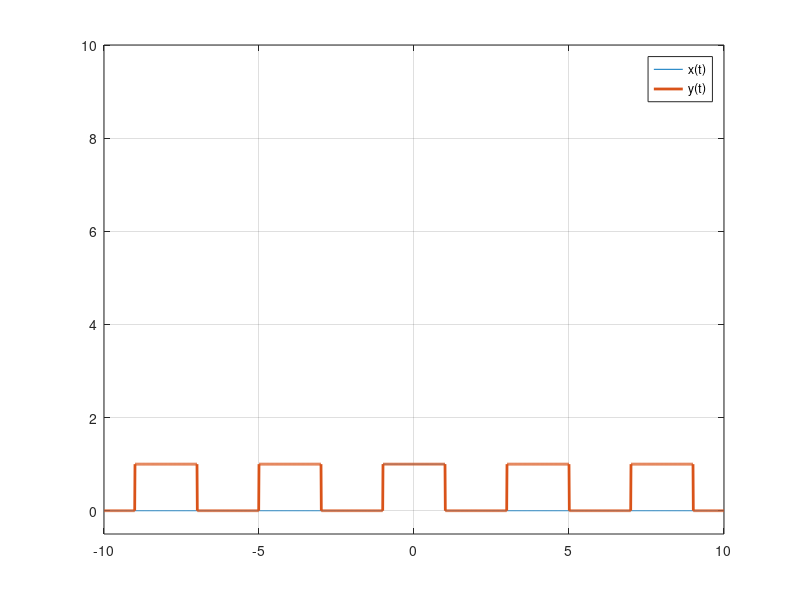

Here is the MATLAB script that generated this plot:
clear y;
x = @(t) 1*(t>=-1 & t<= 1); % Rectangular pulse from t=-1 to t=1 --> Period of 2

a = 4;
t = -10:1e-2:10;
y = zeros(size(t));

for k = -10:10
    y = y + x(t-a*k);
end

plot(t, x(t), t, y, 'LineWidth', 2);
legend('x(t)', 'y(t)');
grid on, xlim([-10,10]), ylim([-0.5,10]);